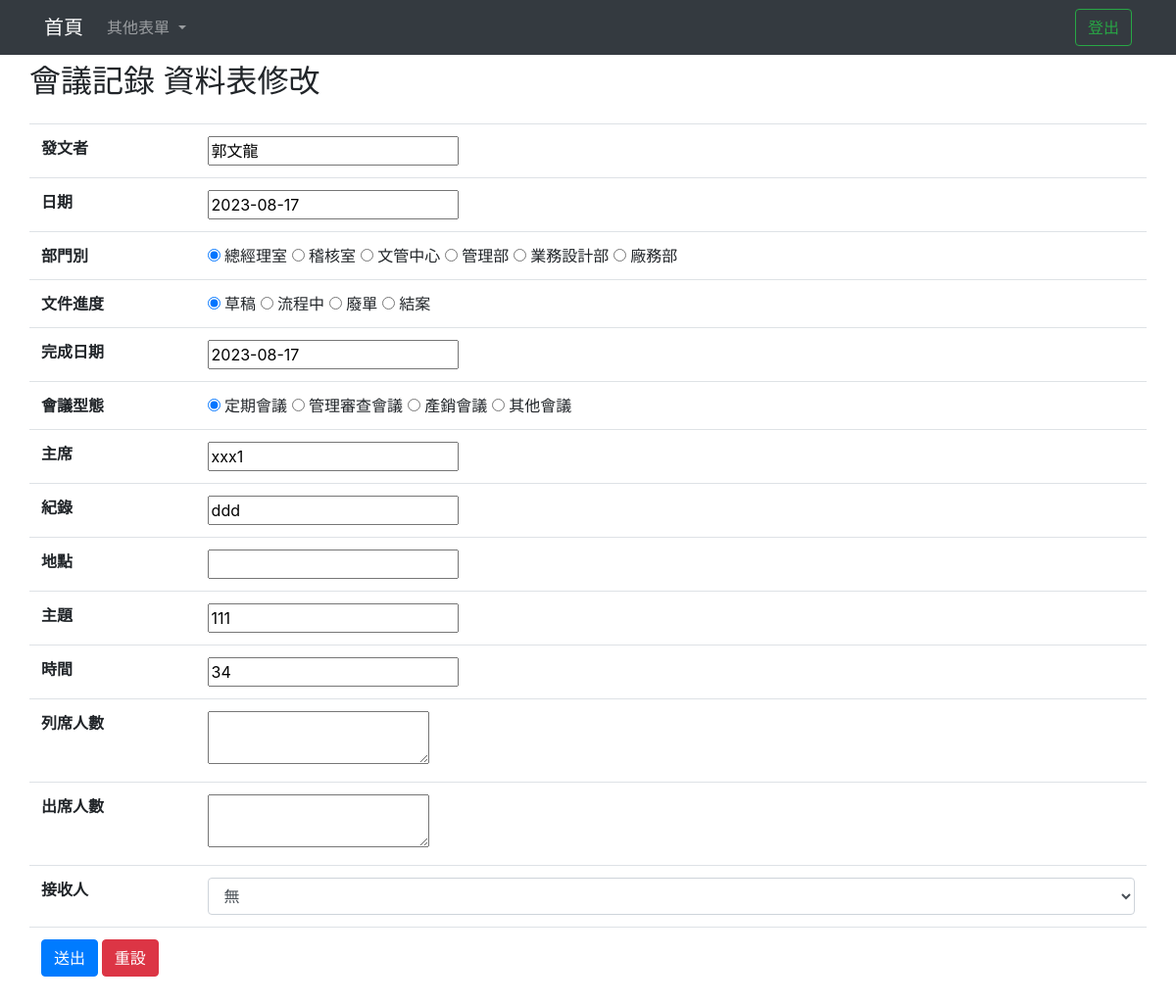
The app's page /meetingEdit/D20230817014/22/load with its own data.
### testapp/models.py (models this page shows)
class Home(models.Model):
    TYPE = (("簽呈","簽呈"),("會議記錄","會議記錄"),("內部連絡單","內部連絡單"),
            ("工程發包議價記錄單","工程發包議價記錄單"),("設計變更通知單","設計變更通知單"))
    DEP = (("總經理室","總經理室"),("稽核室","稽核室"),("文管中心","文管中心"),
            ("管理部","管理部"),("業務設計部","業務設計部"),("廠務部","廠務部"))
    PRO = (("草稿","草稿"),("流程中","流程中"),("廢單","廢單"),("結案","結案"))
    REC = (("None","無"),("郭文龍","郭文龍"),("侯國興","侯國興"),("郭文河","郭文河"),("高晟琅","高晟琅"),("黃睿堂","黃睿堂"),("鄭任雯","鄭任雯"),("高麗華","高麗華"),("侯宗仁","侯宗仁"),("黃美禎","黃美禎"),("江水木","江水木"),("吳建進","吳建進"),("王韋盛","王韋盛"),("陳佳欣","陳佳欣"),("蔡孟亭","蔡孟亭"),("馮文明","馮文明"),("陳恆瑞","陳恆瑞"),("郭文欽","郭文欽"),("陳春能","陳春能"),("黃春北","黃春北"))
    cNumber = models.CharField(max_length=50, default='', null=False)
    cAuther = models.CharField(max_length=20, null=False)#姓名
    cDepartment = models.CharField(max_length=50,null=False, choices=DEP)#單位
    cType = models.CharField(max_length=10,default=" ",null=False, choices=TYPE)
    cProgress = models.CharField(max_length=20,null=False,default='',choices=PRO)
    cDate = models.DateField(null=False)#日期
    cEndDate = models.DateField(blank=True, null=True)
    cLock = models.CharField(max_length=5,null=False,default='否')
    cReceive  = models.CharField(max_length=20,blank=True,null=True,choices=REC)
    cFile = models.FileField(blank=True, null=True)

class Meeting (models.Model):
    cNumber = models.CharField(max_length=50, default='', null=False)
    cMeetingType = models.CharField(max_length=10,null=False)#會議型態
    cLocation = models.CharField(max_length=30, blank=True) #開會地點
    cTime = models.CharField(max_length=20, null=False,default="")#時間
    cLeader = models.CharField(max_length=10, null=False)#主席
    cRecoder = models.CharField(max_length=10, null=False)#紀錄者
    cTopic = models.CharField(max_length=50, null=False)#主題
    cAttendees1 = models.TextField(blank=True)#列席人員
    cAttendees2 = models.TextField(blank=True)#出席人員
    cViceGeneral_Sign = models.CharField(max_length=20, blank=True) #副總簽名
    cManger_Sign = models.CharField(max_length=20, blank=True)#主管簽名
    home = models.OneToOneField(Home, on_delete=models.CASCADE,default='')

### testapp/views.py (the view, shortened to what this page needs)
# urls.py: path('meetingEdit/<str:cNumber>/<int:id>/<str:mode>',meetingEdit),
def meetingEdit(request,id=None,mode=None,cNumber=None):
    homeform = HomeForm(request.POST)
    if request.user.is_authenticated:
        username=request.user.username
        authenticate=request.user.is_staff
        firstname = request.user.first_name
    unithome = Home.objects.get(cNumber = cNumber)
    if mode == "load":  # 由 index.html 按 編輯二 鈕
        unit = Meeting.objects.get(id = id)  #取得要修改的資料記
        strdate=str(unithome.cDate)
        strdate2=strdate.replace("年","-")
        strdate2=strdate.replace("月","-")
        strdate2=strdate.replace("日","-")
        unithome.cDate = strdate2
        strdate1=str(unithome.cEndDate)
        strdate3=strdate1.replace("年","-")
        strdate3=strdate1.replace("月","-")
        strdate3=strdate1.replace("日","-")
        unithome.cEndDate = strdate3
        return render(request, "meetingEdit.html", locals())

### testapp/form.py
class HomeForm(forms.Form):
    REC = (("None","無"),("郭文龍","郭文龍"),("侯國興","侯國興"),("郭文河","郭文河"),("高晟琅","高晟琅"),("黃睿堂","黃睿堂"),("鄭任雯","鄭任雯"),("高麗華","高麗華"),("侯宗仁","侯宗仁"),("黃美禎","黃美禎"),("江水木","江水木"),("吳建進","吳建進"),("王韋盛","王韋盛"),("陳佳欣","陳佳欣"),("蔡孟亭","蔡孟亭"),("馮文明","馮文明"),("陳恆瑞","陳恆瑞"),("郭文欽","郭文欽"),("陳春能","陳春能"),("黃春北","黃春北"))
    cNumber = forms.CharField(max_length=50,initial="免填",disabled=True)
    cAuther = forms.CharField(max_length=20,initial="免填",disabled=True)#姓名
    cDepartment = forms.CharField(max_length=50)#單位
    cType = forms.CharField(max_length=10)
    cProgress = forms.CharField(max_length=20)
    cDate = forms.DateField(initial=datetime.now())#日期
    cEndDate = forms.DateField(initial=datetime.now(),required=False)
    cLock = forms.CharField(max_length=5,initial="否")
    cReceive = forms.CharField(max_length=20,required=False,widget=forms.Select(choices=REC))
    cFile = forms.FileField(required=False)

### templates/meetingEdit.html (shortened to what this page needs)
<!DOCTYPE html>
<html lang="en">
<head>
    <link rel="stylesheet" href="https://cdn.jsdelivr.net/npm/bootstrap@4.6.2/dist/css/bootstrap.min.css">
    {% load static %}
</head>
<body>
    <nav class="navbar navbar-expand-lg navbar-dark bg-dark">
      <div class="container">
        <a class="navbar-brand" href="/homeIndex/">首頁</a>
        <div class="collapse navbar-collapse" id="navbarSupportedContent">
          <ul class="navbar-nav mr-auto">
            <li class="nav-item dropdown">
              <a class="nav-link dropdown-toggle" href="#" role="button" data-toggle="dropdown" aria-expanded="false">
                其他表單
              </a>
            </li>
          </ul>
          <ul class="navbar-nav ml-2">
            <li class="nav-item active">
              <a class="nav-link disabled" style="color: green;">{{firstname}} <span class="sr-only">(current)</span></a>
            </li>
          </ul>
          <ul class="navbar-nav ml-2">
            <li class="nav-item">
              <button class="btn btn-outline-success my-2 my-sm-0" onclick="Logout(event)">登出</button>
            </li>
          </ul>
        </div>
      </div>
    </nav>
    <div class="container">
      <div class="row">
        <h2 class="mt-2">會議記錄 資料表修改</h2>
      </div>
    </div>
    <form action="/meetingEdit/{{unithome.cNumber}}/{{unit.id}}/save" method="POST" name="form1">
        <div class="container">
            <div class="row">
                <table class="table">
                    {% if unithome.cLock == "否" %}
                        <tr>
                            <th>發文者</th>
                            <td><input type="text" id="cAuther" name="cAuther" value={{unithome.cAuther}}></td>
                        </tr>
                        <tr>
                            <th>日期</th>
                            <td><input type="text" id="cDate" name="cDate" value={{unithome.cDate}}></td>
                        </tr>
                        <tr>
                        <th>部門別</th>
                        {% if unithome.cDepartment == "總經理室" %}
                            <td >
                                <input name="cDepartment" type="radio" id="cDepartment1" value="總經理室" checked="checked" />
                                總經理室
                                <input name="cDepartment" type="radio" id="cDepartment2" value="稽核室" />
                                稽核室
                                <input name="cDepartment" type="radio" id="cDepartment3" value="文管中心" />
                                文管中心
                                <input name="cDepartment" type="radio" id="cDepartment4" value="管理部" />
                                管理部
                                <input name="cDepartment" type="radio" id="cDepartment5" value="業務設計部" />
                                業務設計部
                                <input name="cDepartment" type="radio" id="cDepartment6" value="廠務部" />
                                廠務部
                            </td>
                        {% endif %}
                        </tr>
                        <tr>
                            <th>文件進度</th>
                            {% if unithome.cProgress == "草稿" %}
                                <td >
                                <input name="cProgress" type="radio" id="cProgress1" value="草稿" checked="checked" />
                                草稿
                                <input name="cProgress" type="radio" id="cProgress2" value="流程中" />
                                流程中
                                <input name="cProgress" type="radio" id="cProgress3" value="廢單" />
                                廢單
                                <input name="cProgress" type="radio" id="cProgress4" value="結案" />
                                結案
                                </td>
                            {% endif %}
                        </tr>
                        <tr>
                            <th>完成日期</th>
                            <td><input type="text" id="cEndDate" name="cEndDate" value={{unithome.cEndDate}}></td>
                        </tr>
                        <tr>
                            <th>會議型態</th>
                            {% if unit.cMeetingType == "定期會議" %}
                                <td >
                                    <input name="cMeetingType" type="radio" id="cMeetingType1" value="定期會議"  checked="checked"/>
                                    定期會議
                                    <input name="cMeetingType" type="radio" id="cMeetingType2" value="管理審查會議" />
                                    管理審查會議
                                    <input name="cMeetingType" type="radio" id="cMeetingType3" value="產銷會議" />
                                    產銷會議
                                    <input name="cMeetingType" type="radio" id="cMeetingType4" value="其他會議" />
                                    其他會議
                                </td>
                            {% endif %}
                            </tr>
                            <tr>
                                <th>主席</th>
                                <td ><input type="text" id="cLeader" name="cLeader" value={{unit.cLeader}}></td>
                            </tr>
                            <tr>
                                <th>紀錄</th>
                                <td ><input type="text" id="cRecoder" name="cRecoder" value={{unit.cRecoder}}></td>
                            </tr>
                            <tr>
                                <th>地點</th>
                                <td ><input type="text" id="cLocation" name="cLocation" value={{unit.cLocation}}></td>
                            </tr>
                            <tr>
                                <th>主題</th>
                                <td><input type="text" id="cTopic" name="cTopic" value={{unit.cTopic}}></td>
                            </tr>
                            <tr>
                                <th>時間</th>
                                <td><input type="text" id="cTime" name="cTime" value={{unit.cTime}}></td>
                            </tr>
                            <tr>
                                <th>列席人數</th>
                                <td><textarea  id="cAttendees1" name="cAttendees1">{{unit.cAttendees1}}</textarea></td>
                            </tr>
                            <tr>
                                <th>出席人數</th>
                                <td><textarea  id="cAttendees2" name="cAttendees2">{{unit.cAttendees2}}</textarea></td>
                            </tr>
                            <tr><th>接收人</th>
                            {% if unithome.cReceive == "郭文龍" %}
                            <td>
                                <select class="form-control" id="taskTypeSelect" name="cReceive">
                                <option value="郭文龍" name="cReceive">郭文龍</option>
                                {% for key,value in homeform.REC %}
                                    {% if key != "郭文龍" %}
                                    <option value="{{ key }}" name="cReceive">{{value}}</option>
                                    {% endif %}
                                {% endfor %}
                                </select>
                            </td>
                            {% else %}
                            <td >
                                <select class="form-control" id="taskTypeSelect" name="cReceive">
                                {% for key,value in homeform.REC %}
                                    <option value="{{ key }}" name="cReceive">{{value}}</option>
                                {% endfor %}
                                </select>
                            </td>
                            {% endif %}
                        </tr>
                    {% endif %}
                    <tr>
                        <th colspan="2" align="center">
                            <input type="submit" class="btn btn-primary" name="button" id="button" value="送出">
                            <input type="reset"  class="btn btn-danger" name="button2" id="button2" value="重設">
                        </th>
                    </tr>
	            </table>
            </div>
        </div>
    </form>
</body>
</html>

### records on screen
Home: cAuther "郭文龍", cDate "2023-08-17", cEndDate "2023-08-17"
Meeting: cLeader "xxx1", cRecoder "ddd", cTopic "111", cTime "34"

### other values on screen
form field cReceive "無"
